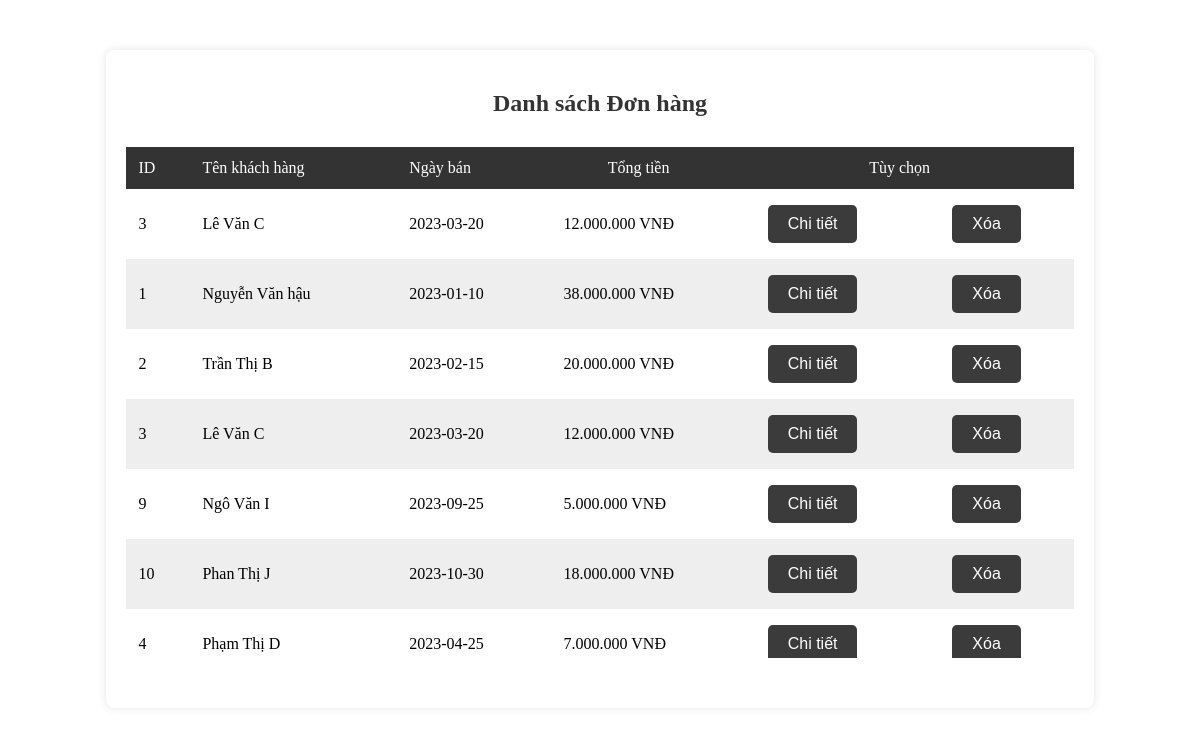
The app's page /app/views/admin/donhang/view_list_donhang.php, older data.
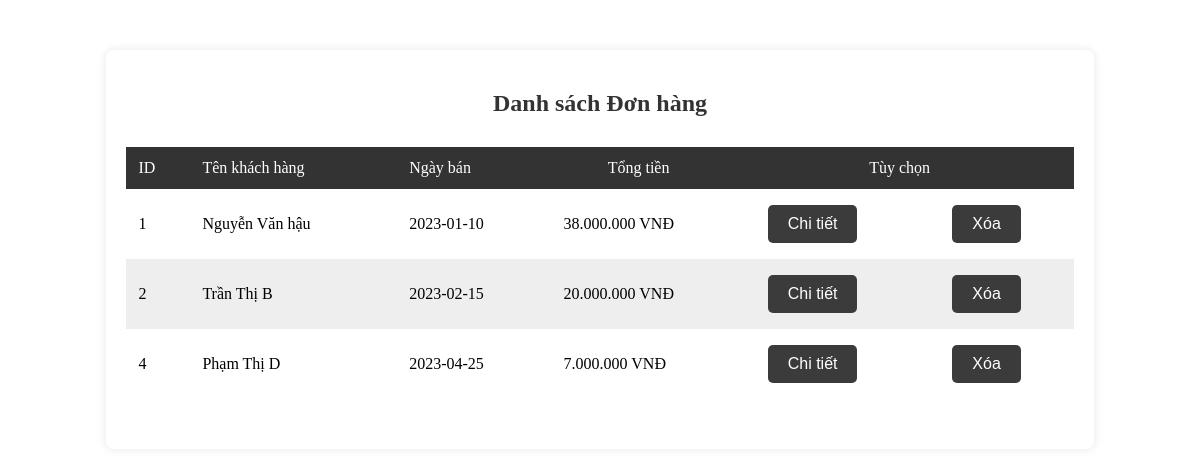
The same page, newer data.
### tables this page shows
CREATE TABLE `tbl_hoadon` (
  `id_hd` int(10) NOT NULL,
  `id_kh` int(10) NOT NULL,
  `ngay_ban` date NOT NULL,
  `tongtien` float NOT NULL
);

CREATE TABLE `tbl_khachhang` (
  `id_kh` int(10) NOT NULL,
  `user` varchar(100) NOT NULL,
  `password` varchar(100) NOT NULL,
  `hoten` varchar(100) NOT NULL,
  `diachi` varchar(100) NOT NULL,
  `sdt` varchar(15) NOT NULL
);

### app/controllers/Admin/donhangController/hienthi_donhang_controller.php (called while the page is built)
<?php
  include_once($_SERVER['DOCUMENT_ROOT'] . '/BTL_web/app/models/donhang.php');
  $donhang = new data_donhang();
  $result = $donhang->hienthi_donhang();
?>

### app/models/donhang.php (called while the page is built, shortened)
<?php
  include_once($_SERVER['DOCUMENT_ROOT'] . '/BTL_web/config/dbconnect.php');
  class data_donhang
  {
    public function hienthi_donhang(){
      global $conn;
      $sql = "SELECT hd.id_hd, kh.hoten, hd.ngay_ban, hd.tongtien
              FROM tbl_khachhang kh
              JOIN tbl_hoadon hd ON kh.id_kh = hd.id_kh
              JOIN tbl_chitiethoadon cthd ON hd.id_hd = cthd.id_hd
              JOIN tbl_sanpham sp ON cthd.id_sp = sp.id_sp";
      $result = mysqli_query($conn, $sql);
      return $result;
    }
    }
?>

### app/views/admin/donhang/view_list_donhang.php (the view)
<?php
  include_once($_SERVER['DOCUMENT_ROOT'] . '/BTL_web/app/controllers/Admin/donhangController/hienthi_donhang_controller.php');
  global $result;
?>
<link rel="stylesheet" href="/BTL_web/app/views/admin/donhang/view_list_donhang1.css">
<div class="container">
  <h2>Danh sách Đơn hàng</h2>
  <div class="table-container">
    <table>
      <thead>
          <td>ID</td>
          <td>Tên khách hàng</td>
          <td>Ngày bán</td>
          <td>Tổng tiền</td>
          <td colspan="2" style="text-align: center;">Tùy chọn</td>
      </thead>
      <tbody>
        <?php
          while($row = mysqli_fetch_assoc($result)){
            echo "<tr>";
            echo "  <td>{$row['id_hd']}</td>";
            echo "  <td>{$row['hoten']}</td>";
            echo "  <td>{$row['ngay_ban']}</td>";
            $tongtien_dinh_dang = number_format($row['tongtien'], 0, '.', '.') . " VNĐ";
            echo "  <td>{$tongtien_dinh_dang}</td>";
            echo "  <td><a href='./?page=chitiet_donhang&id_hd={$row['id_hd']}'><button type='button'>Chi tiết</button></a></td>";
            echo "  <td><a href='/BTL_web/app/controllers/Admin/donhangController/xoa_donhang_controller.php?id_hd={$row['id_hd']}'><button type='button'>Xóa</button></a></td>";
            echo "</tr>";
          }
        ?>
      </tbody>
    </table>
  </div>
</div>

### app/views/admin/donhang/view_list_donhang1.css (style rules this page uses)
.container { width: 80%; margin: 50px auto; background-color: #fff; padding: 20px; border-radius: 8px; box-shadow: 0 0 10px rgba(0, 0, 0, 0.1); }
.container h2 { text-align: center; margin-bottom: 20px; color: #333; }
.container table { width: 100%; border-collapse: collapse; }
.container .table-container { max-height: 60vh; overflow-y: scroll; margin: 30px 0; }
.container thead { color: #fff; background-color: #333; position: sticky; top: 0; }
.container tr { height: 40px; }
.container th, .container td { padding: 12px; text-align: left; }
.container tr:nth-child(even) { background-color: #EEEEEE; }
.container a { color: #007bff; text-decoration: none; }
.container button { color: #fff; padding: 10px 20px; text-align: center; text-decoration: none; display: inline-block; font-size: 16px; margin: 4px 2px; cursor: pointer; border-radius: 5px; background-color: #3c3b3b; border: none; transition: all 0.3s ease; }
.container table td:nth-last-child(-n+2) { text-align: center; width: 150px; }

Row changes from the older to the newer data that the page shows:
removed tbl_hoadon: id_hd "3", id_kh.hoten "Lê Văn C", ngay_ban "2023-03-20", tongtien "12.000.000 VNĐ"
removed tbl_hoadon: id_hd "9", id_kh.hoten "Ngô Văn I", ngay_ban "2023-09-25", tongtien "5.000.000 VNĐ"
removed tbl_hoadon: id_hd "10", id_kh.hoten "Phan Thị J", ngay_ban "2023-10-30", tongtien "18.000.000 VNĐ"
